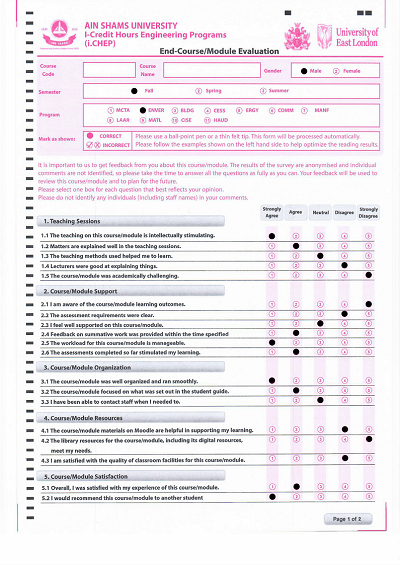
#> input picture test_sample5 resized.png, 400 x 565 px
$ python main.py
#> lines starting #> are read from the running program, lines starting #| are printed output that depends on the picture; after the words box and inside, x2 and y2 are one past the last pixel; in counts of white or black regions, pixels touching at a corner belong together
#> the answer given: test_sample5 resized.png
#> `img0= cv2.imread(imageName, 0)`:
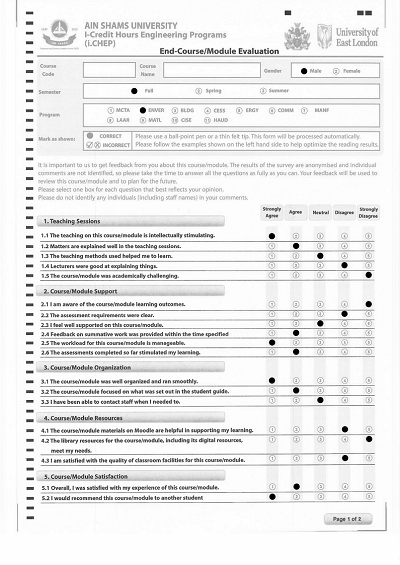
#> img0: shape (565, 400); min 0, max 255, mean 235.2
### functions.py
import numpy as np
import cv2
import math
import imutils

def correctRotation(img):
    img_before = img
    _,img_gray = cv2.threshold(img_before,127,255,cv2.THRESH_BINARY)
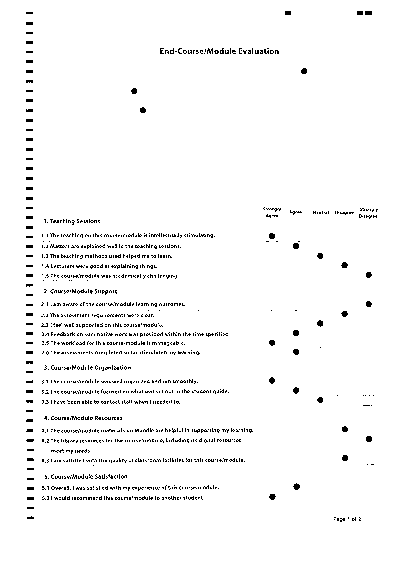
#> img_gray: shape (565, 400); 96.9% white; black in thin lines or dots, all inside (x1, y1, x2, y2) = (26, 11, 378, 522)
    img_edges = cv2.Canny(img_gray, 100, 100, apertureSize=3)
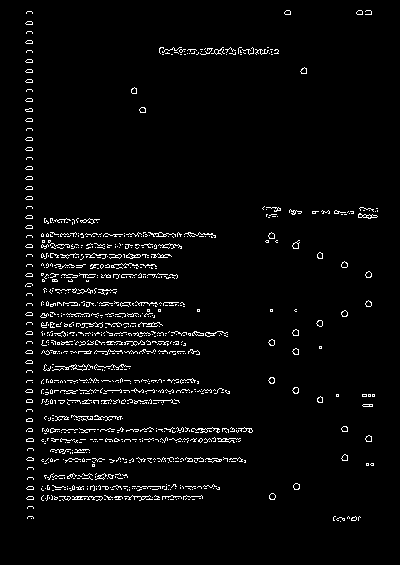
#> img_edges: shape (565, 400); 3.4% white in thin lines or dots, all inside (x1, y1, x2, y2) = (25, 10, 378, 522)
    lines = cv2.HoughLinesP(img_edges, 1, math.pi / 180.0, 100, minLineLength=100, maxLineGap=5)
#> lines = [[42, 496, 202, 496], [42, 351, 198, 351], [50, 390, 189, 390], [54, 439, 228, 439]]
    angles = []
    for x1, y1, x2, y2 in lines[0]:
        cv2.line(img_before, (x1, y1), (x2, y2), (255, 0, 0), 3)
        angle = math.degrees(math.atan2(y2 - y1, x2 - x1))
        angles.append(angle)
#> this loop made 1 pass
#> (x1, y1, x2, y2, angle) on pass 1: (42, 496, 202, 496, 0)
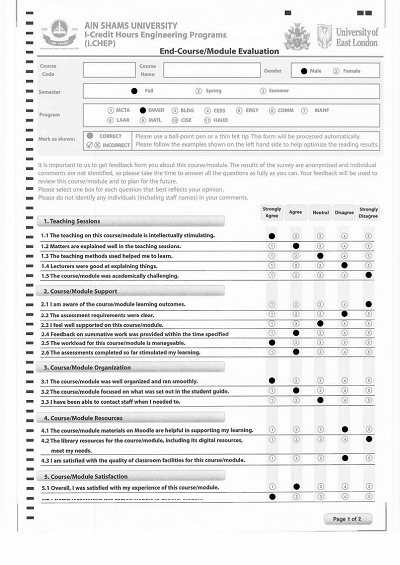
#> img_before: shape (565, 400); 0.29% of pixels changed, all inside (x1, y1, x2, y2) = (40, 494, 205, 499)
#> after the loop, angles = [0]
    median_angle = np.median(angles)
#> median_angle = 0
    img_rotated=imutils.rotate(img_before, median_angle)
    return img_rotated

def getCircles(img,min,max):
#> called with min = 10, max = 15
    res=img
    circles=cv2.HoughCircles(res,cv2.HOUGH_GRADIENT,1,20,param1=50,param2=30,minRadius=min,maxRadius=max)
#> circles = None
    if not(circles is None):
        circles=np.uint16( np.around(circles))
        for i in circles[0,:]:
           cv2.circle(res,(i[0],i[1]),i[2],(170,200,170),2)
           cv2.circle(res, (i[0], i[1]), 2,(170, 200, 170), 3)
    else:
        print("WARNING: the image contains no circles!!!")
    return res,circles

def getFilledCircles(img,min,max):
#> called with min = 10, max = 15
    res = img
    _, res = cv2.threshold(res, 130, 255, cv2.THRESH_BINARY)
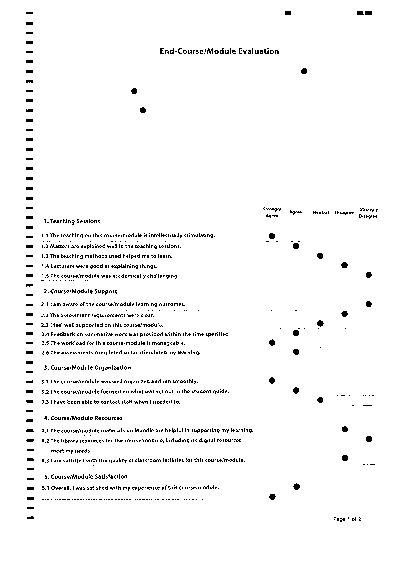
#> res: shape (565, 400); 96.8% white; black in thin lines or dots, all inside (x1, y1, x2, y2) = (26, 11, 378, 522)
    circles = cv2.HoughCircles(res, cv2.HOUGH_GRADIENT, 1, 20, param1=50, param2=13, minRadius=min, maxRadius=max)
#> circles = None
    if not (circles is None):
        circles = np.uint16(np.around(circles))
        for i in circles[0, :]:
            cv2.circle(res, (i[0], i[1]), i[2], (170, 200, 170), 2)
            cv2.circle(res, (i[0], i[1]), 2, (170, 200, 170), 3)
    else:
        print("WARNING: the image contains no circles!!!")
    return res,circles

# [21 lines left out: functions arrangeY, arrangeX, not called in this run]

def arrangeXY(circles):
    res = circles
    swapped = True
    while swapped:
        swapped = False
        for i in range(int(np.size(res[:, :, [1]] / 2) - 1)):
            if res[:, i, [1]] > res[:, i + 1, [1]]:
                res[:, i, [0, 1]], res[:, i + 1, [0, 1]] = res[:, i + 1, [0, 1]], res[:, i, [0, 1]]
                swapped = True
    swapped = True
    while swapped:
        swapped = False
        for i in range(int(np.size(res[:,:,[0]]/2)-1)):
            if res[:,i,[0]] > res[:,i+1,[0]] and rangeEqual(res[:, i, [1]], res[:, i+1, [1]]):
                res[:,i,[0,1]], res[:,i + 1,[0,1]] = res[:,i + 1,[0,1]], res[:,i,[0,1]]
                swapped = True
    return res

# [44 lines left out: functions rangeEqual, scann, not called in this run]

### main.py
import numpy as np
import cv2
import functions as funcs

imageName=input()#image_name.jpg
img0= cv2.imread(imageName, 0)
img=funcs.correctRotation(img0)
img1,circles1=funcs.getCircles(img,10,15)
img2,circles2=funcs.getFilledCircles(img,10,15)
#> (the run stopped early here; a loop or call above may not have finished)
